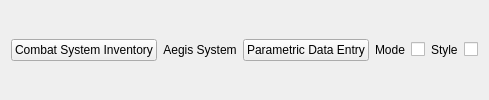
<?xml version="1.0" encoding="UTF-8"?>
<ui version="4.0">
 <class>MainWindow</class>
 <widget class="QWidget" name="centralWidget">
  <layout class="QHBoxLayout" name="horizontalLayout">
    <item>
      <widget class="QPushButton" name="combatButton">
        <property name="text">
         <string>Combat System Inventory</string>
        </property>
      </widget>
    </item>
    <item>
      <widget class="QLabel" name="title">
        <property name="text">
          <string>Aegis System</string>
        </property>
        <property name="alignment">
         <set>Qt::AlignCenter</set>
        </property>
      </widget>
    </item>
    <item>
      <widget class="QPushButton" name="dataButton">
        <property name="text">
         <string>Parametric Data Entry</string>
        </property>
      </widget>
    </item>
    <item>
      <widget class="QLabel" name="label">
        <property name="text">
          <string>Mode</string>
        </property>
      </widget>
    </item>
    <item>
      <widget class="QCheckBox" name="modeSwitch"/>
    </item>
    <item>
      <widget class="QLabel" name="styleLabel">
        <property name="text">
          <string>Style</string>
        </property>
      </widget>
    </item>
    <item>
      <widget class="QCheckBox" name="styleSwitch"/>
    </item>
  </layout>
 </widget>
 <resources/>
 <connections/>
</ui>
